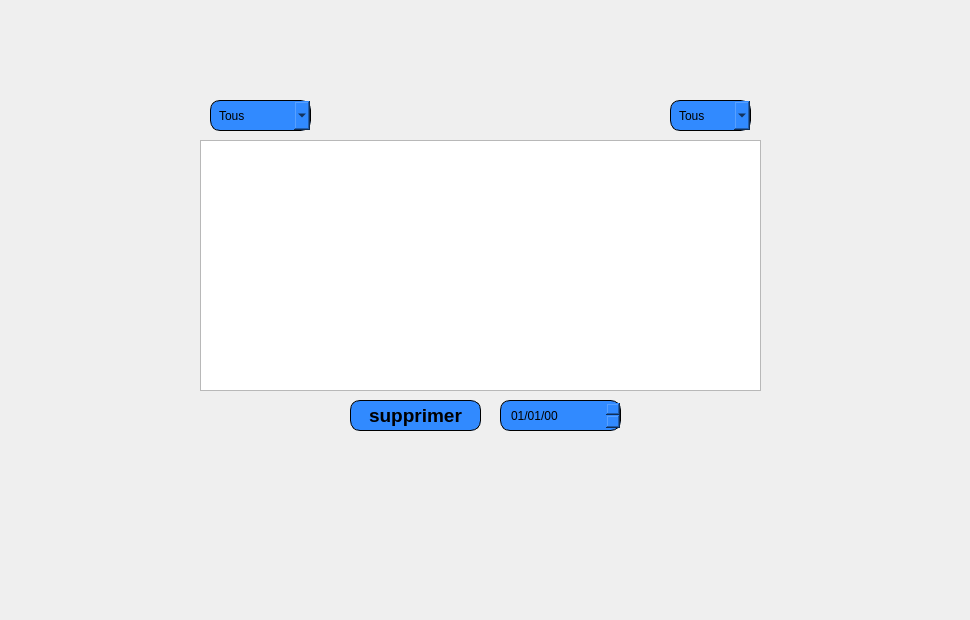
    <widget class="QWidget" name="tab_8">
     <attribute name="icon">
      <iconset resource="Resources.qrc">
       <normaloff>:/images/clock.png</normaloff>:/images/clock.png</iconset>
     </attribute>
     <attribute name="title">
      <string>Historique</string>
     </attribute>
     <widget class="QComboBox" name="combo_action">
      <property name="geometry">
       <rect>
        <x>210</x>
        <y>100</y>
        <width>101</width>
        <height>31</height>
       </rect>
      </property>
      <property name="styleSheet">
       <string notr="true">	border: 1px solid black;
border-radius: 10px;
padding: 0 8px;
background: #318aff;
font: bold, &quot;Arial&quot;;;
text-align:center;</string>
      </property>
      <item>
       <property name="text">
        <string>Tous</string>
       </property>
      </item>
      <item>
       <property name="text">
        <string>Ajout</string>
       </property>
      </item>
      <item>
       <property name="text">
        <string>Modification</string>
       </property>
      </item>
      <item>
       <property name="text">
        <string>Suppression</string>
       </property>
      </item>
     </widget>
     <widget class="QListView" name="listhistorique">
      <property name="geometry">
       <rect>
        <x>200</x>
        <y>140</y>
        <width>561</width>
        <height>251</height>
       </rect>
      </property>
     </widget>
     <widget class="QLabel" name="label_history">
      <property name="geometry">
       <rect>
        <x>180</x>
        <y>90</y>
        <width>621</width>
        <height>351</height>
       </rect>
      </property>
      <property name="text">
       <string/>
      </property>
      <property name="pixmap">
       <pixmap resource="Resources.qrc">:/images/imf.jpg</pixmap>
      </property>
     </widget>
     <widget class="QLabel" name="label_historys">
      <property name="geometry">
       <rect>
        <x>0</x>
        <y>0</y>
        <width>961</width>
        <height>611</height>
       </rect>
      </property>
      <property name="text">
       <string/>
      </property>
      <property name="pixmap">
       <pixmap resource="Resources.qrc">:/images/haya.png</pixmap>
      </property>
     </widget>
     <widget class="QDateEdit" name="dateEdit_history">
      <property name="geometry">
       <rect>
        <x>500</x>
        <y>400</y>
        <width>121</width>
        <height>31</height>
       </rect>
      </property>
      <property name="styleSheet">
       <string notr="true">	border: 1px solid black;
border-radius: 10px;
padding: 0 8px;
background: #318aff;
font: bold, &quot;Arial&quot;;;
text-align:center;</string>
      </property>
      <property name="displayFormat">
       <string>dd/MM/yy</string>
      </property>
     </widget>
     <widget class="QPushButton" name="pushButton_supphistory">
      <property name="geometry">
       <rect>
        <x>350</x>
        <y>400</y>
        <width>131</width>
        <height>31</height>
       </rect>
      </property>
      <property name="font">
       <font>
        <family>Arial</family>
        <pointsize>14</pointsize>
        <weight>75</weight>
        <italic>false</italic>
        <bold>true</bold>
       </font>
      </property>
      <property name="styleSheet">
       <string notr="true">	border: 1px solid black;
border-radius: 10px;
padding: 0 8px;
background: #318aff;
font: bold, &quot;Arial&quot;;;
text-align:center;</string>
      </property>
      <property name="text">
       <string>supprimer</string>
      </property>
      <property name="icon">
       <iconset resource="Resources.qrc">
        <normaloff>:/images/Erase.png</normaloff>:/images/Erase.png</iconset>
      </property>
     </widget>
     <widget class="QComboBox" name="comboBox_mp">
      <property name="geometry">
       <rect>
        <x>670</x>
        <y>100</y>
        <width>81</width>
        <height>31</height>
       </rect>
      </property>
      <property name="styleSheet">
       <string notr="true">	border: 1px solid black;
border-radius: 10px;
padding: 0 8px;
background: #318aff;
font: bold, &quot;Arial&quot;;;
text-align:center;</string>
      </property>
      <item>
       <property name="text">
        <string>Tous</string>
       </property>
      </item>
      <item>
       <property name="text">
        <string>Produit</string>
       </property>
      </item>
      <item>
       <property name="text">
        <string>Magasin</string>
       </property>
      </item>
     </widget>
     <zorder>label_historys</zorder>
     <zorder>label_history</zorder>
     <zorder>combo_action</zorder>
     <zorder>listhistorique</zorder>
     <zorder>dateEdit_history</zorder>
     <zorder>pushButton_supphistory</zorder>
     <zorder>comboBox_mp</zorder>
    </widget>
